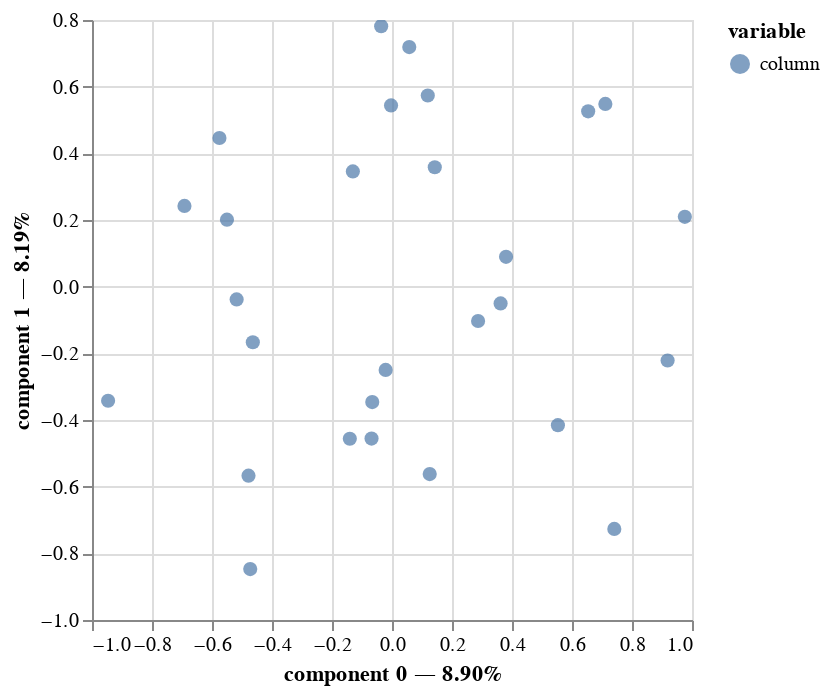

The cell this chart's notebook holds for it:
### Code cell
mca.plot(
    df_categorical_mca,
    x_component=0,
    y_component=1,
    show_column_markers=True,
    show_row_markers=False,
    show_column_labels=False,
    show_row_labels=False,
)

### Figure 1 — Vega-Lite specification as saved in the notebook (floating-point values rounded to 4 significant figures)
{"config": {"view": {"continuousWidth": 300, "continuousHeight": 300}}, "layer": [{"mark": {"type": "circle", "size": 50}, "encoding": {"color": {"field": "variable", "type": "nominal"}, "tooltip": [{"field": "variable", "type": "nominal"}, {"field": "value", "type": "nominal"}, {"field": "component 0", "type": "quantitative"}, {"field": "component 1", "type": "quantitative"}], "x": {"axis": {"title": "component 0 — 8.90%"}, "field": "component 0", "scale": {"zero": false}, "type": "quantitative"}, "y": {"axis": {"title": "component 1 — 8.19%"}, "field": "component 1", "scale": {"zero": false}, "type": "quantitative"}}, "name": "view_3"}], "data": {"name": "data-7738b75c8693e1f37113c7615f8822f6"}, "params": [{"name": "param_3", "select": {"type": "interval", "encodings": ["x", "y"]}, "bind": "scales", "views": ["view_3"]}], "$schema": "https://vega.github.io/schema/vega-lite/v5.16.3.json", "datasets": {"data-7738b75c8693e1f37113c7615f8822f6": [{"component 0": 0.7112, "component 1": 0.5484, "component 2": 0.1048, "component 3": -0.2632, "component 4": -0.4145, "component 5": -0.3309, "component 6": 0.4913, "component 7": 0.4397, "variable": "column", "value": "product_type__cosmetics", "label": "product_type__cosmetics"}, {"component 0": -0.6918, "component 1": 0.2422, "component 2": 0.2235, "component 3": 0.3969, "component 4": 0.09312, "component 5": 0.3743, "component 6": -0.5198, "component 7": 0.2502, "variable": "column", "value": "product_type__haircare", "label": "product_type__haircare"}, {"component 0": 0.1258, "component 1": -0.5623, "component 2": -0.2581, "component 3": -0.1663, "component 4": 0.1903, "component 5": -0.1031, "component 6": 0.1225, "component 7": -0.4985, "variable": "column", "value": "product_type__skincare", "label": "product_type__skincare"}, {"component 0": 0.741, "component 1": -0.7267, "component 2": 0.1941, "component 3": -0.5859, "component 4": -0.5578, "component 5": 0.006106, "component 6": 0.2254, "component 7": 0.3154, "variable": "column", "value": "customer_demographics__Female", "label": "customer_demographics__Female"}, {"component 0": -0.5501, "component 1": 0.2011, "component 2": 0.7781, "component 3": 0.6466, "component 4": -0.09555, "component 5": 0.09124, "component 6": 0.3881, "component 7": 0.1055, "variable": "column", "value": "customer_demographics__Male", "label": "customer_demographics__Male"}, {"component 0": -0.4639, "component 1": -0.1666, "component 2": -0.3856, "component 3": -0.5256, "component 4": 0.06149, "component 5": -0.8439, "component 6": -0.2491, "component 7": -0.226, "variable": "column", "value": "customer_demographics__Non-binary", "label": "customer_demographics__Non-binary"}, {"component 0": 0.1193, "component 1": 0.5734, "component 2": -0.3975, "component 3": 0.4245, "component 4": 0.469, "component 5": 0.5594, "component 6": -0.2599, "component 7": -0.1582, "variable": "column", "value": "customer_demographics__Unknown", "label": "customer_demographics__Unknown"}, {"component 0": -0.06819, "component 1": -0.4558, "component 2": 0.6072, "component 3": -0.03076, "component 4": 0.5883, "component 5": 0.5095, "component 6": 0.6383, "component 7": 0.0873, "variable": "column", "value": "shipping_carriers__Carrier A", "label": "shipping_carriers__Carrier A"}, {"component 0": -0.5752, "component 1": 0.4461, "component 2": -0.2471, "component 3": -0.1408, "component 4": -0.4606, "component 5": 0.01135, "component 6": -0.1671, "component 7": -0.001484, "variable": "column", "value": "shipping_carriers__Carrier B", "label": "shipping_carriers__Carrier B"}, {"component 0": 0.9187, "component 1": -0.2214, "component 2": -0.2199, "component 3": 0.2384, "component 4": 0.1149, "component 5": -0.5087, "component 6": -0.3685, "component 7": -0.08209, "variable": "column", "value": "shipping_carriers__Carrier C", "label": "shipping_carriers__Carrier C"}, {"component 0": -0.9463, "component 1": -0.3421, "component 2": 0.5713, "component 3": -0.3087, "component 4": -0.3834, "component 5": -0.6154, "component 6": -0.5104, "component 7": 0.9508, "variable": "column", "value": "location__Bangalore", "label": "location__Bangalore"}, {"component 0": 0.3801, "component 1": 0.08941, "component 2": -0.3157, "component 3": 0.05276, "component 4": 0.6176, "component 5": 0.877, "component 6": -0.5475, "component 7": 0.3094, "variable": "column", "value": "location__Chennai", "label": "location__Chennai"}, {"component 0": 0.6539, "component 1": 0.5259, "component 2": 0.5056, "component 3": -0.894, "component 4": -0.7603, "component 5": 0.8124, "component 6": 0.5405, "component 7": -0.3665, "variable": "column", "value": "location__Delhi", "label": "location__Delhi"}, {"component 0": -0.1406, "component 1": -0.4561, "component 2": 0.1283, "component 3": 0.04151, "component 4": 0.4994, "component 5": -0.3391, "component 6": -0.0616, "component 7": -0.9931, "variable": "column", "value": "location__Kolkata", "label": "location__Kolkata"}, {"component 0": 0.1426, "component 1": 0.3584, "component 2": -0.6709, "component 3": 0.7669, "component 4": -0.2968, "component 5": -0.4623, "component 6": 0.6168, "component 7": 0.3193, "variable": "column", "value": "location__Mumbai", "label": "location__Mumbai"}, {"component 0": 0.553, "component 1": -0.4156, "component 2": 0.3393, "component 3": -0.251, "component 4": -0.05922, "component 5": 0.4184, "component 6": -0.44, "component 7": 0.2069, "variable": "column", "value": "inspection_results__Fail", "label": "inspection_results__Fail"}, {"component 0": 0.05758, "component 1": 0.7188, "component 2": -0.5861, "component 3": -0.5298, "component 4": 0.5334, "component 5": -0.4878, "component 6": -0.4211, "component 7": 0.08836, "variable": "column", "value": "inspection_results__Pass", "label": "inspection_results__Pass"}, {"component 0": -0.5179, "component 1": -0.03832, "component 2": 0.03088, "component 3": 0.5176, "component 4": -0.2472, "component 5": -0.09376, "component 6": 0.6226, "component 7": -0.2312, "variable": "column", "value": "inspection_results__Pending", "label": "inspection_results__Pending"}, {"component 0": -0.06583, "component 1": -0.3462, "component 2": -0.8207, "component 3": 0.1055, "component 4": -0.6928, "component 5": 0.2854, "component 6": -0.193, "component 7": -0.538, "variable": "column", "value": "transportation_modes__Air", "label": "transportation_modes__Air"}, {"component 0": -0.03609, "component 1": 0.7815, "component 2": 0.6913, "component 3": -0.2809, "component 4": -0.241, "component 5": 0.2474, "component 6": -0.1207, "component 7": -0.4836, "variable": "column", "value": "transportation_modes__Rail", "label": "transportation_modes__Rail"}, {"component 0": -0.4783, "component 1": -0.5669, "component 2": 0.005414, "component 3": -0.3659, "component 4": 0.5841, "component 5": -0.09592, "component 6": 0.1224, "component 7": 0.6978, "variable": "column", "value": "transportation_modes__Road", "label": "transportation_modes__Road"}, {"component 0": 0.9761, "component 1": 0.2095, "component 2": 0.1073, "component 3": 0.9254, "component 4": 0.46, "component 5": -0.6804, "component 6": 0.285, "component 7": 0.4289, "variable": "column", "value": "transportation_modes__Sea", "label": "transportation_modes__Sea"}, {"component 0": -0.02123, "component 1": -0.2497, "component 2": 0.5566, "component 3": 0.168, "component 4": -0.3089, "component 5": -0.3014, "component 6": -0.3917, "component 7": -0.2399, "variable": "column", "value": "routes__Route A", "label": "routes__Route A"}, {"component 0": -0.1304, "component 1": 0.3458, "component 2": -0.1717, "component 3": -0.4576, "component 4": 0.6775, "component 5": 0.07899, "component 6": 0.5223, "component 7": -0.01359, "variable": "column", "value": "routes__Route B", "label": "routes__Route B"}, {"component 0": 0.287, "component 1": -0.1029, "component 2": -0.8791, "component 3": 0.4852, "component 4": -0.5892, "component 5": 0.5018, "component 6": -0.1241, "component 7": 0.5408, "variable": "column", "value": "routes__Route C", "label": "routes__Route C"}, {"component 0": 0.362, "component 1": -0.05015, "component 2": 0.5685, "component 3": 0.6449, "component 4": 0.1219, "component 5": -0.0924, "component 6": -0.2608, "component 7": -0.09314, "variable": "column", "value": "shipping_times_category__Economy", "label": "shipping_times_category__Economy"}, {"component 0": -0.4726, "component 1": -0.8473, "component 2": -0.6938, "component 3": -0.05852, "component 4": -0.1535, "component 5": 0.4587, "component 6": 0.2833, "component 7": 0.1007, "variable": "column", "value": "shipping_times_category__Express", "label": "shipping_times_category__Express"}, {"component 0": -0.00314, "component 1": 0.5437, "component 2": -0.03368, "component 3": -0.4719, "component 4": -0.004398, "component 5": -0.2005, "component 6": 0.03626, "component 7": 0.01322, "variable": "column", "value": "shipping_times_category__Standard", "label": "shipping_times_category__Standard"}]}}
